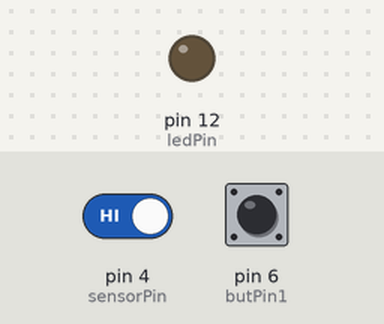
A sketch run on a simulated Arduino Uno, built with avr-gcc and run on an emulated ATmega328P. On the bench: output pins drawn as LEDs (lit = HIGH). The inputs (shaded band) are chosen by the test bench; at power-on: pin 6 (butPin1) HIGH, pin 4 (sensorPin) HIGH. What the sketch prints to the serial monitor is not drawn.

Above: at 1.8 s.
1.9 s: pin 6 (butPin1) pulled LOW for 0.6 s
At 3.4 s:
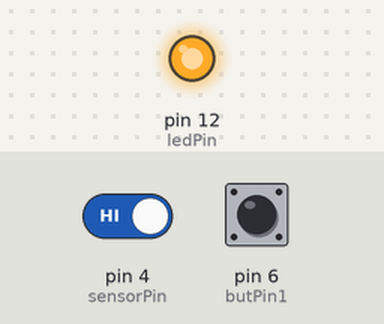
4.0 s: pin 4 (sensorPin) driven LOW
At 5.1 s:
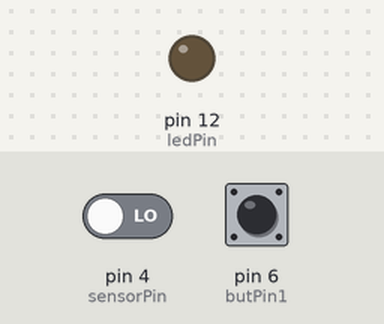
8.0 s: pin 4 (sensorPin) driven HIGH
At 8.3 s:
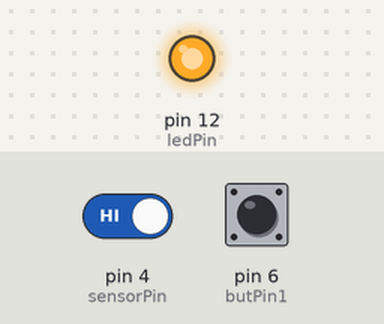
Timing chart, 0 to 10.5 s (numbered marks = the images above; inputs shaded):
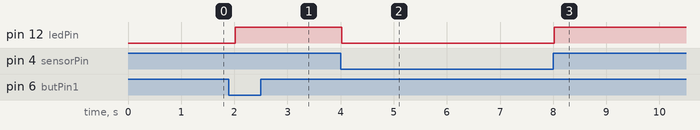

Measured:
- after the input at 1.9 s, pin 12 (ledPin): LOW → HIGH after 0.12 s
- after the input at 4.0 s, pin 12 (ledPin): HIGH → LOW at once
- after the input at 8.0 s, pin 12 (ledPin): LOW → HIGH at once

The sketch:

Tilt_-_Ball_sensor_using_arduino.ino
```cpp
int ledPin = 12;
int sensorPin = 4;
int sensorValue;
int lastTiltState = HIGH; // the previous reading from the tilt sensor
const int butPin1 = 6;
const int butPin2 = 7;
bool canPerformActions = false;

// the following variables are long's because the time, measured in miliseconds,
// will quickly become a bigger number than can be stored in an int.
long lastDebounceTime = 0; // the last time the output pin was toggled
long debounceDelay = 50; // the debounce time; increase if the output flickers

void setup() {
  Serial.begin(9600);

  pinMode(sensorPin, INPUT);
  pinMode(ledPin, OUTPUT);
  pinMode(butPin1, INPUT);

  digitalWrite(sensorPin, HIGH);
  digitalWrite(butPin1, HIGH);
}

void loop() {
  if (digitalRead(butPin1) == LOW) {
    canPerformActions = !canPerformActions;
    Serial.println("can perform");
    Serial.write(1);
  }
  if (canPerformActions) {

    sensorValue = digitalRead(sensorPin);

    // If the switch changed, due to noise or pressing:
    if (sensorValue == lastTiltState) {
      // reset the debouncing timer
      lastDebounceTime = millis();
    }
    if ((millis() - lastDebounceTime) > debounceDelay) {
      // whatever the reading is at, it's been there for longer
      // than the debounce delay, so take it as the actual current state:
      lastTiltState = sensorValue;
      Serial.println(sensorValue);
    }
    if (lastTiltState == 1) {
      Serial.write(3);
      Serial.flush();
    }
    digitalWrite(ledPin, lastTiltState);
  }
  else {
    Serial.println("Actions Are Locked");
  }

  delay(500);
}
```
